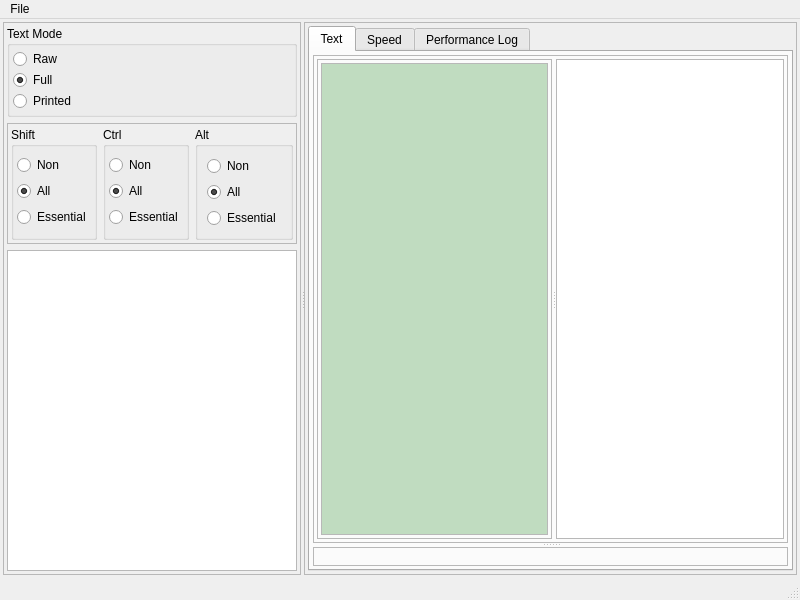
<?xml version="1.0" encoding="UTF-8"?>
<ui version="4.0">
 <class>MainWindow</class>
 <widget class="QMainWindow" name="MainWindow">
  <property name="geometry">
   <rect>
    <x>0</x>
    <y>0</y>
    <width>800</width>
    <height>600</height>
   </rect>
  </property>
  <property name="windowTitle">
   <string>Typing Analysis</string>
  </property>
  <widget class="QWidget" name="centralwidget">
   <layout class="QHBoxLayout" name="horizontalLayout_4">
    <property name="spacing">
     <number>4</number>
    </property>
    <property name="leftMargin">
     <number>3</number>
    </property>
    <property name="topMargin">
     <number>3</number>
    </property>
    <property name="rightMargin">
     <number>3</number>
    </property>
    <property name="bottomMargin">
     <number>3</number>
    </property>
    <item>
     <widget class="QSplitter" name="splitter">
      <property name="frameShape">
       <enum>QFrame::NoFrame</enum>
      </property>
      <property name="orientation">
       <enum>Qt::Horizontal</enum>
      </property>
      <property name="handleWidth">
       <number>3</number>
      </property>
      <widget class="QFrame" name="frame">
       <property name="frameShape">
        <enum>QFrame::StyledPanel</enum>
       </property>
       <property name="frameShadow">
        <enum>QFrame::Raised</enum>
       </property>
       <layout class="QVBoxLayout" name="verticalLayout_2">
        <property name="leftMargin">
         <number>3</number>
        </property>
        <property name="topMargin">
         <number>3</number>
        </property>
        <property name="rightMargin">
         <number>3</number>
        </property>
        <property name="bottomMargin">
         <number>3</number>
        </property>
        <item>
         <widget class="QGroupBox" name="groupBox">
          <property name="title">
           <string>Text Mode</string>
          </property>
          <layout class="QVBoxLayout" name="verticalLayout_3">
           <property name="spacing">
            <number>1</number>
           </property>
           <property name="leftMargin">
            <number>3</number>
           </property>
           <property name="topMargin">
            <number>3</number>
           </property>
           <property name="rightMargin">
            <number>3</number>
           </property>
           <property name="bottomMargin">
            <number>3</number>
           </property>
           <item>
            <widget class="QRadioButton" name="radioButton">
             <property name="text">
              <string>Raw</string>
             </property>
             <attribute name="buttonGroup">
              <string notr="true">buttonGroup</string>
             </attribute>
            </widget>
           </item>
           <item>
            <widget class="QRadioButton" name="radioButton_2">
             <property name="text">
              <string>Full</string>
             </property>
             <property name="checked">
              <bool>true</bool>
             </property>
             <attribute name="buttonGroup">
              <string notr="true">buttonGroup</string>
             </attribute>
            </widget>
           </item>
           <item>
            <widget class="QRadioButton" name="radioButton_3">
             <property name="text">
              <string>Printed</string>
             </property>
             <attribute name="buttonGroup">
              <string notr="true">buttonGroup</string>
             </attribute>
            </widget>
           </item>
          </layout>
         </widget>
        </item>
        <item>
         <widget class="QFrame" name="frame_3">
          <property name="enabled">
           <bool>true</bool>
          </property>
          <property name="frameShape">
           <enum>QFrame::StyledPanel</enum>
          </property>
          <property name="frameShadow">
           <enum>QFrame::Raised</enum>
          </property>
          <layout class="QHBoxLayout" name="horizontalLayout">
           <property name="leftMargin">
            <number>3</number>
           </property>
           <property name="topMargin">
            <number>3</number>
           </property>
           <property name="rightMargin">
            <number>3</number>
           </property>
           <property name="bottomMargin">
            <number>3</number>
           </property>
           <item>
            <widget class="QGroupBox" name="groupBox_2">
             <property name="title">
              <string>Shift</string>
             </property>
             <layout class="QVBoxLayout" name="verticalLayout_4">
              <property name="spacing">
               <number>1</number>
              </property>
              <property name="leftMargin">
               <number>3</number>
              </property>
              <property name="topMargin">
               <number>3</number>
              </property>
              <property name="rightMargin">
               <number>3</number>
              </property>
              <property name="bottomMargin">
               <number>3</number>
              </property>
              <item>
               <widget class="QRadioButton" name="radioButton_4">
                <property name="text">
                 <string>Non</string>
                </property>
                <attribute name="buttonGroup">
                 <string notr="true">buttonGroup_2</string>
                </attribute>
               </widget>
              </item>
              <item>
               <widget class="QRadioButton" name="radioButton_5">
                <property name="text">
                 <string>All</string>
                </property>
                <property name="checked">
                 <bool>true</bool>
                </property>
                <attribute name="buttonGroup">
                 <string notr="true">buttonGroup_2</string>
                </attribute>
               </widget>
              </item>
              <item>
               <widget class="QRadioButton" name="radioButton_6">
                <property name="text">
                 <string>Essential</string>
                </property>
                <attribute name="buttonGroup">
                 <string notr="true">buttonGroup_2</string>
                </attribute>
               </widget>
              </item>
             </layout>
            </widget>
           </item>
           <item>
            <widget class="QGroupBox" name="groupBox_3">
             <property name="title">
              <string>Ctrl</string>
             </property>
             <layout class="QVBoxLayout" name="verticalLayout_5">
              <property name="spacing">
               <number>1</number>
              </property>
              <property name="leftMargin">
               <number>3</number>
              </property>
              <property name="topMargin">
               <number>3</number>
              </property>
              <property name="rightMargin">
               <number>3</number>
              </property>
              <property name="bottomMargin">
               <number>3</number>
              </property>
              <item>
               <widget class="QRadioButton" name="radioButton_7">
                <property name="text">
                 <string>Non</string>
                </property>
                <attribute name="buttonGroup">
                 <string notr="true">buttonGroup_3</string>
                </attribute>
               </widget>
              </item>
              <item>
               <widget class="QRadioButton" name="radioButton_8">
                <property name="text">
                 <string>All</string>
                </property>
                <property name="checked">
                 <bool>true</bool>
                </property>
                <attribute name="buttonGroup">
                 <string notr="true">buttonGroup_3</string>
                </attribute>
               </widget>
              </item>
              <item>
               <widget class="QRadioButton" name="radioButton_9">
                <property name="text">
                 <string>Essential</string>
                </property>
                <attribute name="buttonGroup">
                 <string notr="true">buttonGroup_3</string>
                </attribute>
               </widget>
              </item>
             </layout>
            </widget>
           </item>
           <item>
            <widget class="QGroupBox" name="groupBox_4">
             <property name="title">
              <string>Alt</string>
             </property>
             <layout class="QVBoxLayout" name="verticalLayout">
              <item>
               <widget class="QRadioButton" name="radioButton_12">
                <property name="text">
                 <string>Non</string>
                </property>
                <attribute name="buttonGroup">
                 <string notr="true">buttonGroup_4</string>
                </attribute>
               </widget>
              </item>
              <item>
               <widget class="QRadioButton" name="radioButton_13">
                <property name="text">
                 <string>All</string>
                </property>
                <property name="checked">
                 <bool>true</bool>
                </property>
                <attribute name="buttonGroup">
                 <string notr="true">buttonGroup_4</string>
                </attribute>
               </widget>
              </item>
              <item>
               <widget class="QRadioButton" name="radioButton_14">
                <property name="text">
                 <string>Essential</string>
                </property>
                <attribute name="buttonGroup">
                 <string notr="true">buttonGroup_4</string>
                </attribute>
               </widget>
              </item>
             </layout>
            </widget>
           </item>
          </layout>
         </widget>
        </item>
        <item>
         <widget class="QTreeView" name="treeView"/>
        </item>
       </layout>
      </widget>
      <widget class="QFrame" name="frame_2">
       <property name="frameShape">
        <enum>QFrame::StyledPanel</enum>
       </property>
       <property name="frameShadow">
        <enum>QFrame::Raised</enum>
       </property>
       <layout class="QVBoxLayout" name="verticalLayout_6">
        <property name="leftMargin">
         <number>3</number>
        </property>
        <property name="topMargin">
         <number>3</number>
        </property>
        <property name="rightMargin">
         <number>3</number>
        </property>
        <property name="bottomMargin">
         <number>3</number>
        </property>
        <item>
         <widget class="QTabWidget" name="tabWidget">
          <property name="currentIndex">
           <number>0</number>
          </property>
          <widget class="QWidget" name="tab">
           <attribute name="title">
            <string>Text</string>
           </attribute>
           <layout class="QVBoxLayout" name="verticalLayout_8">
            <property name="leftMargin">
             <number>3</number>
            </property>
            <property name="topMargin">
             <number>3</number>
            </property>
            <property name="rightMargin">
             <number>3</number>
            </property>
            <property name="bottomMargin">
             <number>3</number>
            </property>
            <item>
             <widget class="QSplitter" name="splitter_2">
              <property name="orientation">
               <enum>Qt::Vertical</enum>
              </property>
              <widget class="QFrame" name="frame_4">
               <property name="frameShape">
                <enum>QFrame::StyledPanel</enum>
               </property>
               <property name="frameShadow">
                <enum>QFrame::Raised</enum>
               </property>
               <layout class="QHBoxLayout" name="horizontalLayout_2">
                <property name="leftMargin">
                 <number>3</number>
                </property>
                <property name="topMargin">
                 <number>3</number>
                </property>
                <property name="rightMargin">
                 <number>3</number>
                </property>
                <property name="bottomMargin">
                 <number>3</number>
                </property>
                <item>
                 <widget class="QSplitter" name="splitter_3">
                  <property name="orientation">
                   <enum>Qt::Horizontal</enum>
                  </property>
                  <widget class="QFrame" name="frame_6">
                   <property name="frameShape">
                    <enum>QFrame::StyledPanel</enum>
                   </property>
                   <property name="frameShadow">
                    <enum>QFrame::Raised</enum>
                   </property>
                   <layout class="QVBoxLayout" name="verticalLayout_10">
                    <property name="leftMargin">
                     <number>3</number>
                    </property>
                    <property name="topMargin">
                     <number>3</number>
                    </property>
                    <property name="rightMargin">
                     <number>3</number>
                    </property>
                    <property name="bottomMargin">
                     <number>3</number>
                    </property>
                    <item>
                     <widget class="QSplitter" name="splitter_4">
                      <property name="orientation">
                       <enum>Qt::Vertical</enum>
                      </property>
                      <widget class="QPlainTextEdit" name="plainTextEdit_2">
                       <property name="palette">
                        <palette>
                         <active>
                          <colorrole role="Base">
                           <brush brushstyle="SolidPattern">
                            <color alpha="255">
                             <red>192</red>
                             <green>220</green>
                             <blue>192</blue>
                            </color>
                           </brush>
                          </colorrole>
                         </active>
                         <inactive>
                          <colorrole role="Base">
                           <brush brushstyle="SolidPattern">
                            <color alpha="255">
                             <red>192</red>
                             <green>220</green>
                             <blue>192</blue>
                            </color>
                           </brush>
                          </colorrole>
                         </inactive>
                         <disabled>
                          <colorrole role="Base">
                           <brush brushstyle="SolidPattern">
                            <color alpha="255">
                             <red>68</red>
                             <green>68</green>
                             <blue>68</blue>
                            </color>
                           </brush>
                          </colorrole>
                         </disabled>
                        </palette>
                       </property>
                       <property name="font">
                        <font>
                         <pointsize>14</pointsize>
                        </font>
                       </property>
                      </widget>
                     </widget>
                    </item>
                   </layout>
                  </widget>
                  <widget class="QTableView" name="tableView"/>
                 </widget>
                </item>
               </layout>
              </widget>
              <widget class="QFrame" name="frame_5">
               <property name="frameShape">
                <enum>QFrame::StyledPanel</enum>
               </property>
               <property name="frameShadow">
                <enum>QFrame::Raised</enum>
               </property>
               <layout class="QVBoxLayout" name="verticalLayout_9">
                <property name="leftMargin">
                 <number>3</number>
                </property>
                <property name="topMargin">
                 <number>3</number>
                </property>
                <property name="rightMargin">
                 <number>3</number>
                </property>
                <property name="bottomMargin">
                 <number>3</number>
                </property>
               </layout>
              </widget>
             </widget>
            </item>
           </layout>
          </widget>
          <widget class="QWidget" name="tab_2">
           <attribute name="title">
            <string>Speed</string>
           </attribute>
           <layout class="QVBoxLayout" name="verticalLayout_11">
            <property name="leftMargin">
             <number>3</number>
            </property>
            <property name="topMargin">
             <number>3</number>
            </property>
            <property name="rightMargin">
             <number>3</number>
            </property>
            <property name="bottomMargin">
             <number>3</number>
            </property>
            <item>
             <widget class="QSplitter" name="splitter_5">
              <property name="orientation">
               <enum>Qt::Vertical</enum>
              </property>
              <widget class="QGraphicsView" name="graphicsView_2"/>
              <widget class="QFrame" name="frame_7">
               <property name="frameShape">
                <enum>QFrame::StyledPanel</enum>
               </property>
               <property name="frameShadow">
                <enum>QFrame::Raised</enum>
               </property>
               <layout class="QHBoxLayout" name="horizontalLayout_3">
                <property name="leftMargin">
                 <number>3</number>
                </property>
                <property name="topMargin">
                 <number>3</number>
                </property>
                <property name="rightMargin">
                 <number>3</number>
                </property>
                <property name="bottomMargin">
                 <number>3</number>
                </property>
                <item>
                 <widget class="QSplitter" name="splitter_6">
                  <property name="orientation">
                   <enum>Qt::Horizontal</enum>
                  </property>
                  <widget class="QFrame" name="frame_8">
                   <property name="frameShape">
                    <enum>QFrame::StyledPanel</enum>
                   </property>
                   <property name="frameShadow">
                    <enum>QFrame::Raised</enum>
                   </property>
                   <layout class="QVBoxLayout" name="verticalLayout_12">
                    <property name="leftMargin">
                     <number>3</number>
                    </property>
                    <property name="topMargin">
                     <number>3</number>
                    </property>
                    <property name="rightMargin">
                     <number>3</number>
                    </property>
                    <property name="bottomMargin">
                     <number>3</number>
                    </property>
                    <item>
                     <widget class="QGroupBox" name="groupBox_5">
                      <property name="title">
                       <string>Analysis Mode</string>
                      </property>
                      <layout class="QVBoxLayout" name="verticalLayout_13">
                       <property name="leftMargin">
                        <number>3</number>
                       </property>
                       <property name="topMargin">
                        <number>3</number>
                       </property>
                       <property name="rightMargin">
                        <number>3</number>
                       </property>
                       <property name="bottomMargin">
                        <number>3</number>
                       </property>
                       <item>
                        <widget class="QRadioButton" name="radioButton_10">
                         <property name="text">
                          <string>Physical</string>
                         </property>
                         <property name="checked">
                          <bool>true</bool>
                         </property>
                        </widget>
                       </item>
                       <item>
                        <widget class="QRadioButton" name="radioButton_11">
                         <property name="text">
                          <string>Symbolical</string>
                         </property>
                        </widget>
                       </item>
                      </layout>
                     </widget>
                    </item>
                    <item>
                     <widget class="QPushButton" name="pushButton">
                      <property name="text">
                       <string>Compute</string>
                      </property>
                     </widget>
                    </item>
                    <item>
                     <spacer name="verticalSpacer">
                      <property name="orientation">
                       <enum>Qt::Vertical</enum>
                      </property>
                      <property name="sizeHint" stdset="0">
                       <size>
                        <width>20</width>
                        <height>40</height>
                       </size>
                      </property>
                     </spacer>
                    </item>
                   </layout>
                  </widget>
                  <widget class="QListView" name="listView_2"/>
                 </widget>
                </item>
               </layout>
              </widget>
             </widget>
            </item>
           </layout>
          </widget>
          <widget class="QWidget" name="tab_3">
           <attribute name="title">
            <string>Performance Log</string>
           </attribute>
           <layout class="QVBoxLayout" name="verticalLayout_7">
            <property name="leftMargin">
             <number>3</number>
            </property>
            <property name="topMargin">
             <number>3</number>
            </property>
            <property name="rightMargin">
             <number>3</number>
            </property>
            <property name="bottomMargin">
             <number>3</number>
            </property>
            <item>
             <widget class="QTextEdit" name="textEdit">
              <property name="palette">
               <palette>
                <active>
                 <colorrole role="Base">
                  <brush brushstyle="SolidPattern">
                   <color alpha="255">
                    <red>192</red>
                    <green>220</green>
                    <blue>192</blue>
                   </color>
                  </brush>
                 </colorrole>
                </active>
                <inactive>
                 <colorrole role="Base">
                  <brush brushstyle="SolidPattern">
                   <color alpha="255">
                    <red>192</red>
                    <green>220</green>
                    <blue>192</blue>
                   </color>
                  </brush>
                 </colorrole>
                </inactive>
                <disabled>
                 <colorrole role="Base">
                  <brush brushstyle="SolidPattern">
                   <color alpha="255">
                    <red>68</red>
                    <green>68</green>
                    <blue>68</blue>
                   </color>
                  </brush>
                 </colorrole>
                </disabled>
               </palette>
              </property>
              <property name="font">
               <font>
                <pointsize>14</pointsize>
               </font>
              </property>
              <property name="readOnly">
               <bool>true</bool>
              </property>
             </widget>
            </item>
           </layout>
          </widget>
         </widget>
        </item>
       </layout>
      </widget>
     </widget>
    </item>
   </layout>
  </widget>
  <widget class="QMenuBar" name="menubar">
   <property name="geometry">
    <rect>
     <x>0</x>
     <y>0</y>
     <width>800</width>
     <height>30</height>
    </rect>
   </property>
   <widget class="QMenu" name="menuFile">
    <property name="title">
     <string>File</string>
    </property>
    <addaction name="actionSave"/>
    <addaction name="actionLoad"/>
   </widget>
   <addaction name="menuFile"/>
  </widget>
  <widget class="QStatusBar" name="statusbar"/>
  <action name="actionSave">
   <property name="text">
    <string>Save</string>
   </property>
   <property name="shortcut">
    <string>Ctrl+S</string>
   </property>
  </action>
  <action name="actionLoad">
   <property name="text">
    <string>Load</string>
   </property>
   <property name="shortcut">
    <string>Ctrl+L</string>
   </property>
  </action>
 </widget>
 <resources/>
 <connections>
  <connection>
   <sender>radioButton</sender>
   <signal>toggled(bool)</signal>
   <receiver>frame_3</receiver>
   <slot>setDisabled(bool)</slot>
   <hints>
    <hint type="sourcelabel">
     <x>34</x>
     <y>50</y>
    </hint>
    <hint type="destinationlabel">
     <x>129</x>
     <y>103</y>
    </hint>
   </hints>
  </connection>
 </connections>
 <buttongroups>
  <buttongroup name="buttonGroup_3"/>
  <buttongroup name="buttonGroup"/>
  <buttongroup name="buttonGroup_2"/>
  <buttongroup name="buttonGroup_4"/>
 </buttongroups>
</ui>
